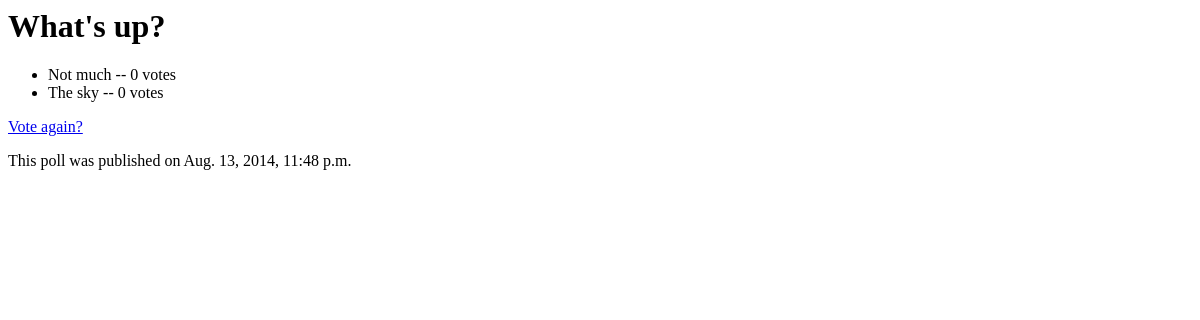
Before: /polls/1/results/ with the older database file.
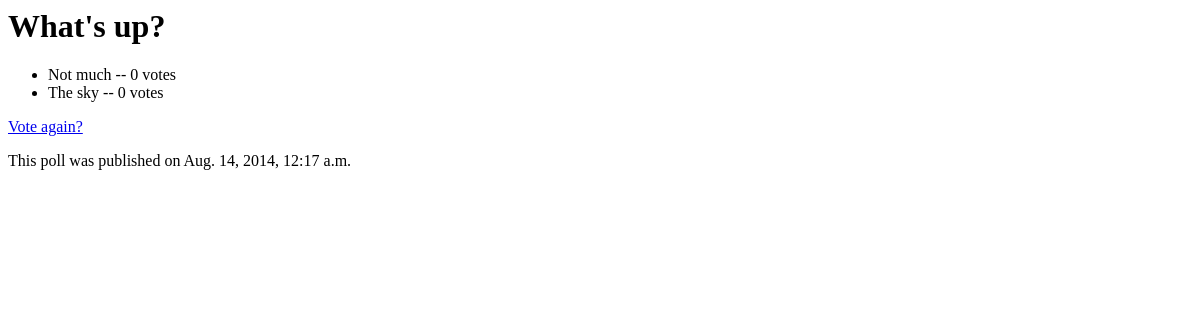
After: the same page with the newer database file.
### polls/models.py (models this page shows, shortened)
class Poll(models.Model):
    question = models.CharField(max_length=200)
    pub_date = models.DateTimeField('date published')
    def was_published_recently(self):
        now = timezone.now()
        return now - datetime.timedelta(days=1) <= self.pub_date <= now
    was_published_recently.admin_order_field = 'pub_date'
    was_published_recently.boolean = True
    was_published_recently.short_description = 'Published recently?'

### polls/views.py (the view)
class ResultsView(generic.DetailView):
    model = Poll
    template_name = 'polls/results.html'

### polls/templates/polls/results.html
<h1>{{ poll.question }}</h1>
<ul>
{% for choice in poll.choice_set.all %}
    <li>{{ choice.choice_text }} -- {{ choice.votes }} vote{{ choice.votes|pluralize }}</li>
{% endfor %}
</ul>
<p><a href="{% url 'polls:detail' poll.id %}">Vote again?</a></p>
<p>This poll was published on {{ poll.pub_date }}</p>

Changed rows visible on the page:
changed Poll "What's up?": pub_date "Aug. 13, 2014, 11:48 p.m." → "Aug. 14, 2014, 12:17 a.m."
